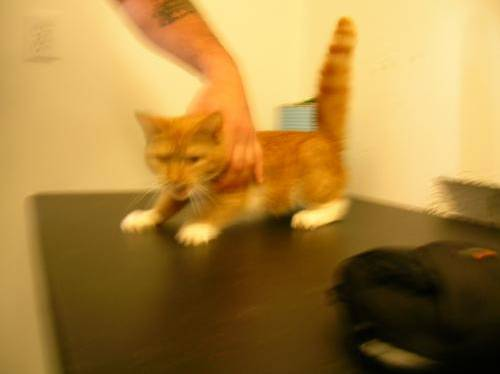
#> input picture Prodigy_ML_03/train/cats/cat.0.jpg, 500 x 374 px, found by its file name; its folder holds only this picture in this run
$ jupyter execute --allow-errors 'Classify the images of cats and dogs.ipynb'   (shell and % lines are left out)
#> lines starting #> are read from the running program, lines starting #| are printed output that depends on the picture
[cell 1]
import os
get_ipython().system('pip install cv2')
import cv2
import numpy as np
from sklearn.svm import SVC

[cell 2]
# Set paths to your train and test dataset directories
train_dir = 'C:\\Users\\ahans\\OneDrive\\Desktop\\Prodigy_ML_03\\train'
test_dir = 'C:\\Users\\ahans\\OneDrive\\Desktop\\Prodigy_ML_03\\test'

[cell 3]
# Read and preprocess images from the train folder
def preprocess_images(directory):
    images = []
    labels = []
    for label in os.listdir(directory):
        label_dir = os.path.join(directory, label)
        for filename in os.listdir(label_dir):
            img = cv2.imread(os.path.join(label_dir, filename))
#> img is the input picture: shape (374, 500, 3); mean B, G, R 61.9, 129.8, 167.7
            img = cv2.resize(img, (100, 100))  # Resize images to a standard size
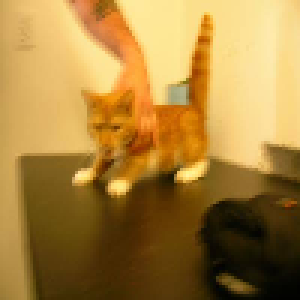
#> img: shape (100, 100, 3) (shown 3 times larger); mean B, G, R 61.8, 129.7, 167.6
            img = cv2.cvtColor(img, cv2.COLOR_BGR2GRAY)  # Convert to grayscale
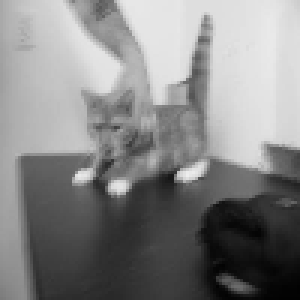
#> img: shape (100, 100) (shown 3 times larger); min 2, max 237, mean 133.3
            images.append(img)
            labels.append(0 if label == 'cats' else 1)  # Assign label 0 for cats and 1 for dogs
#> pass 2 of the loop in preprocess_images, `for label in os.listdir(directory):`:
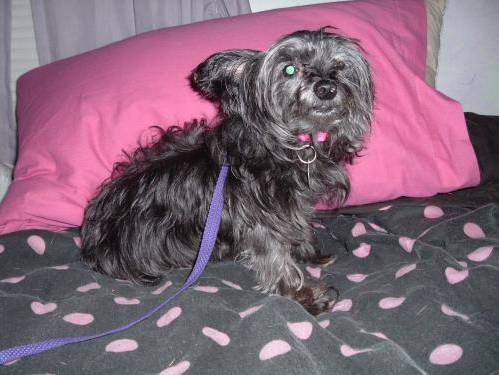
#> input picture Prodigy_ML_03/train/dogs/dog.0.jpg, 499 x 375 px, found by its file name
#> in preprocess_images, img is the input picture: shape (375, 499, 3); mean B, G, R 119.2, 101.6, 129.6
#> in preprocess_images, `img = cv2.resize(img, (100, 100))`:
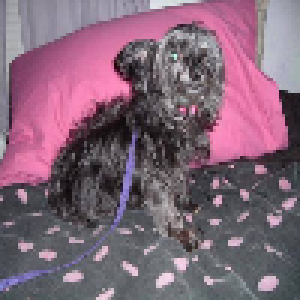
#> img: shape (100, 100, 3) (shown 3 times larger); mean B, G, R 119.1, 101.5, 129.5
#> in preprocess_images, `img = cv2.cvtColor(img, cv2.COLOR_BGR2GRAY)`:
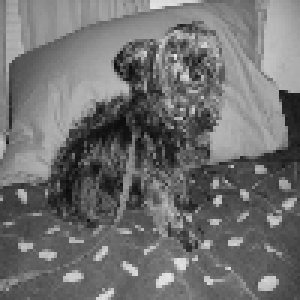
#> img: shape (100, 100) (shown 3 times larger); min 11, max 234, mean 111.9
    return images, labels

[cell 4]
train_images, train_labels = preprocess_images(train_dir)
#> train_images = 2 items; train_labels = [0, 1]

[cell 5]
# Combine train images and labels
images = np.array(train_images)
labels = np.array(train_labels)
#> labels = [0, 1]

[cell 6]
# Flatten images to use as features
X_train = images.reshape(len(images), -1)
y_train = labels
#> y_train = [0, 1]
